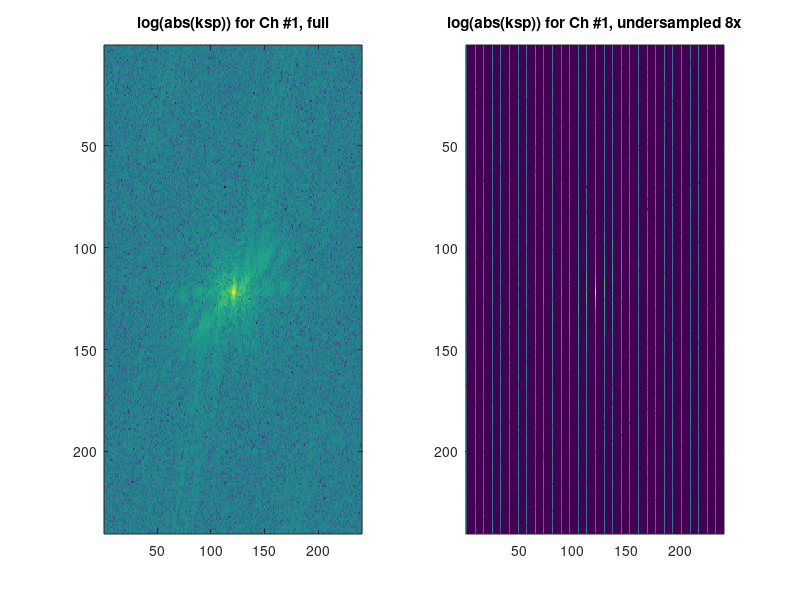

This figure's MATLAB source: (Note: this script raises an error after producing the figure.)
% Load up a fully sampled 8-channel K-space example
% kspace is full 2D data, [nRO, nPE, nCh]
load brain_data_8ch_noisy.mat
[nRO,nPE,nCh] = size(kspace);

% Simulate undersampling by only keeping Rth line
R = 8;
kspUndersamp = zeros(nRO,nPE,nCh);
kspUndersamp(:,1:R:end,:) = kspace(:,1:R:end,:);

% Display kspace for channel 1
figure(1)
subplot(1,2,1)
imagesc(log(abs(kspace(:,:,1))));
title('log(abs(ksp)) for Ch #1, full')

subplot(1,2,2)
imagesc(log(abs(kspUndersamp(:,:,1))));
title(sprintf('log(abs(ksp)) for Ch #1, undersampled %dx', R))
linkaxes 
zoom on

%% Sensitivity profiles
% Convert to image space. img_mc = multi-channel complex image
img_mc = fftshift(ifft2(ifftshift(kspace))); 

% Calculate sensitivity profiles using root sum-of-squared denominator
% with fully-sampled data. 
img_RSOS = sqrt(sum(img_mc .* conj(img_mc), 3));
sensMap = zeros(nRO,nPE,nCh);
for iCoil=1:nCh
    sensMap(:,:,iCoil) = img_mc(:,:,iCoil)./img_RSOS;
end

% Display sensitivity profiles
figure(2)
for iCoil = 1:nCh
    subplot(2, nCh, iCoil);
    imagesc(abs(sensMap(:,:,iCoil)))
    title(sprintf('abs(%d)', iCoil));

    subplot(2, nCh, iCoil+nCh);
    imagesc(angle(sensMap(:,:,iCoil)))
    title(sprintf('angle(%d)', iCoil));
end

%% SENSE
% Run the SENSE reconstruction on the undersampled data
imgRecon = cgSENSE(sensMap, kspUndersamp);

% Evaluate difference relative to our reference RSOS scan
diff = img_RSOS - imgRecon;
mae = mean(abs(diff(:)));
rmse = sqrt(mean(diff(:).^2)); 
fprintf('mean absolute error %f, rmse %f\n', mae, rmse);

% Display the images
figure(3)
colormap parula
clim = [0 3]; % limits of intensity to display
subplot(2,2,1)
imagesc(img_RSOS, clim)
title('RSOS recon of fully sampled data');

subplot(2,2,2)
imagesc(imgRecon, clim)
title(sprintf('Reconstructed image, R=%d', R))

subplot(2,2,3)
imagesc(abs(diff)*100, clim)
title('abs(difference) x100')

% This is so you can zoom in the same across all images
linkaxes; zoom on




%% PJB hack
figure(12)
colormap gray
img = imgaussfilt(imgRecon, 1);
img = imresize(img, 2, 'bicubic');    
imagesc(img, [.7 1.8]);
zoom on


